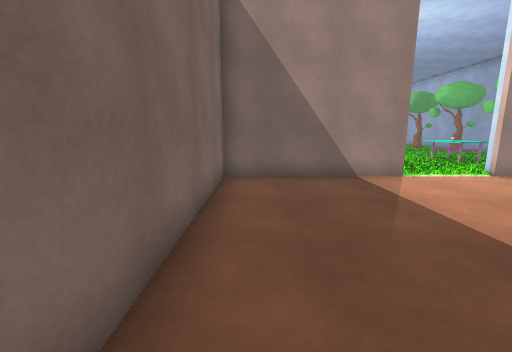
[1] (above)

16 first-person views from a walk through a 3-D level made in the Unity game engine. The camera is 1.4 m above the floor, tilts 10° down and sees 90° across. The floor is counted in squares, 1 m on a side. Each view is taken from the middle of a square. On the plan, view 1 faces up. The plan holds only what a view shows up to about 13 squares ahead; the rest is blank. The place goes on beyond the plan. Some animated figures are not drawn. Some surface patterns are stand-ins.

[2]
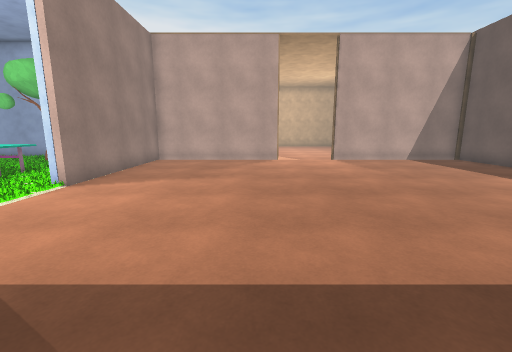

[3]
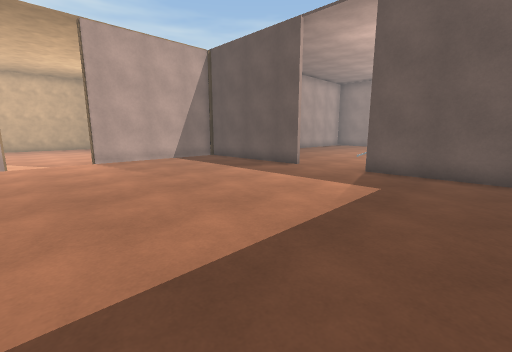

[4]
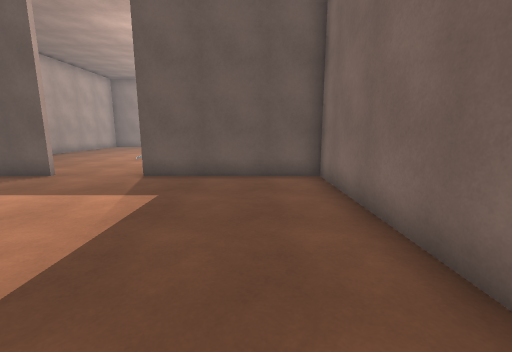

[5]
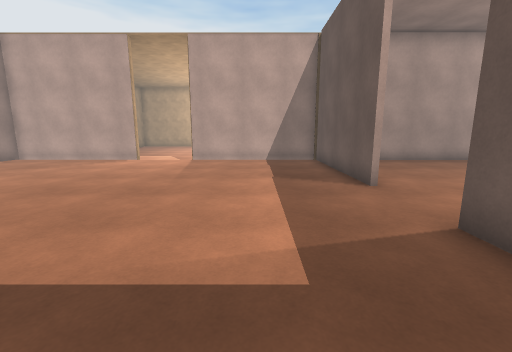

[6]
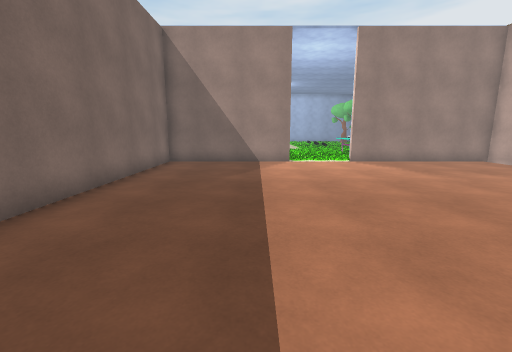

[7]
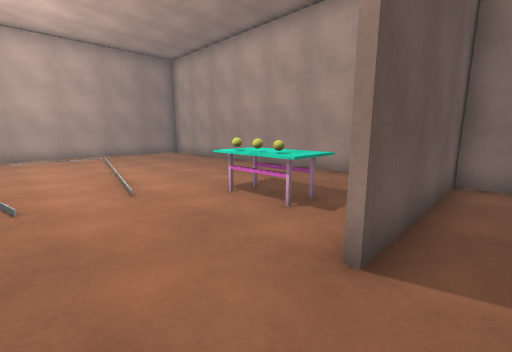

[8]
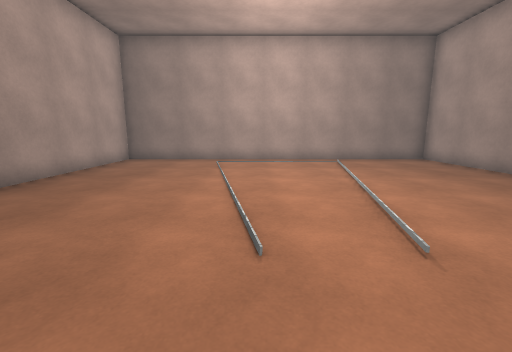

[9]
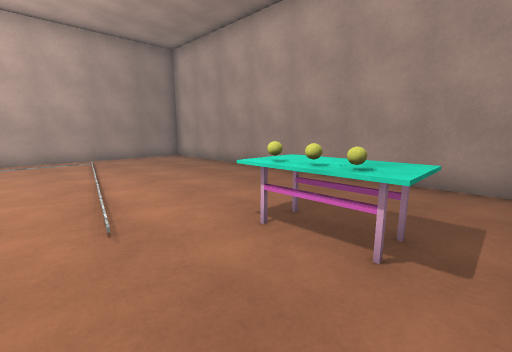

[10]
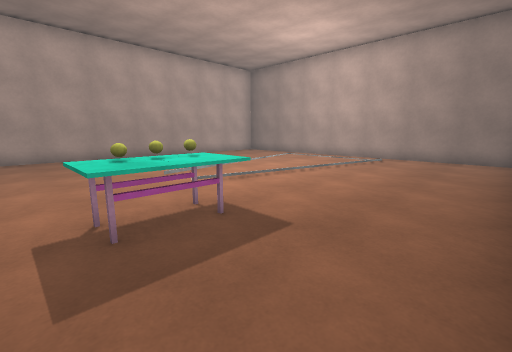

[11]
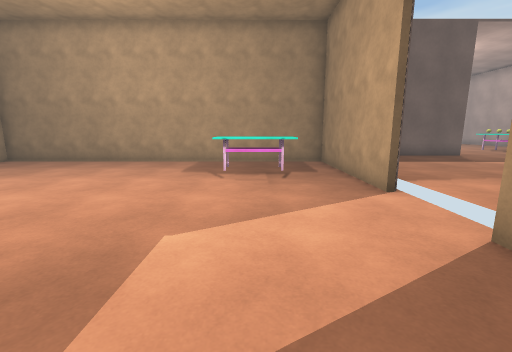

[12]
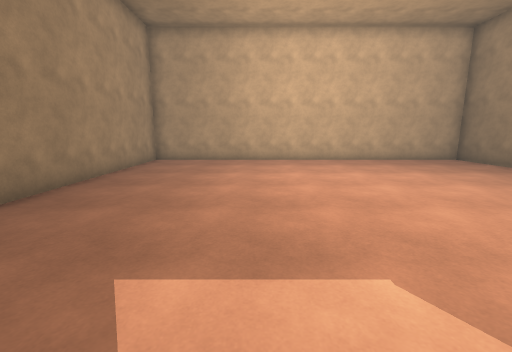

[13]
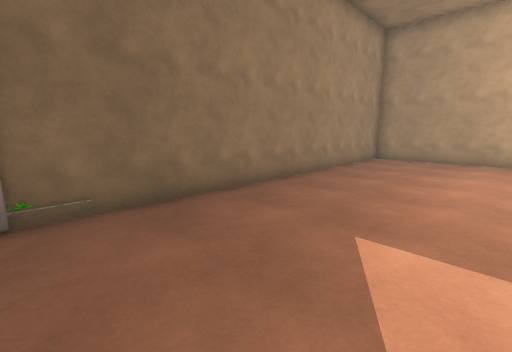

[14]
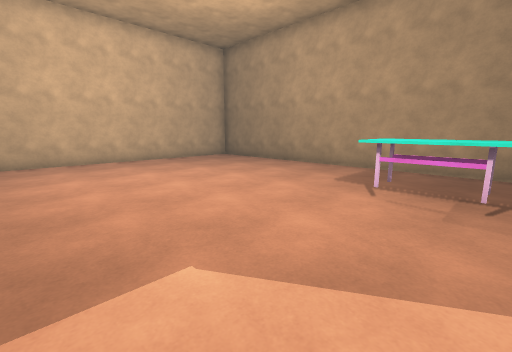

[15]
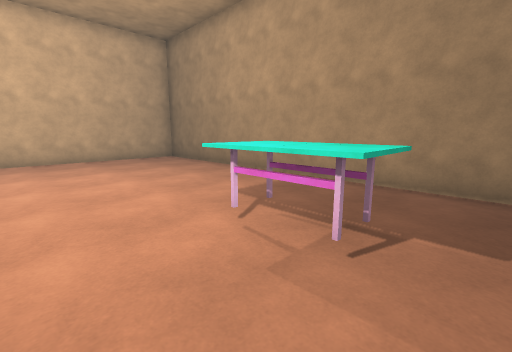

[16]
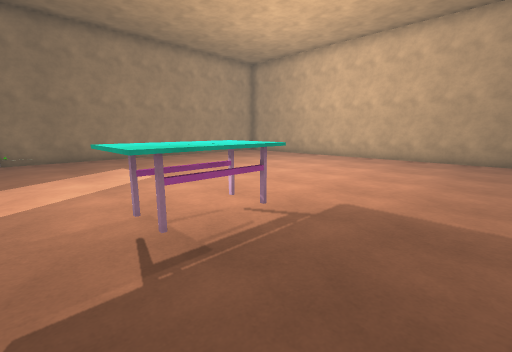

### Floor plan
Key: @ floor where view 1 was taken; # wall or solid block; . main floor; - floor 0.25 m lower than the main floor; / step, stairs or slope; B yellow ball; O other object.
Columns run from 2 left of view 1 to 29 right of it. Each row starts with its distance up from view 1.
 10           OO
  9
  8  ######...######################
  7  #..............#--------------#
  6  #..............#--------------#
  5  #..............#--------------#
  4  #..............#--------------#
  3  #..............#--------------#
  2  #..............#--------------#
  1  #..............---------------#
  0  #@.............---------------#
 -1  #..............#--------------#
 -2  #..............#-OOO----------#
 -3  #..............#-OOO----------#
 -4  #..............#--------------#
 -5  #..............#--------------#
 -6  #..............#--------------#
 -7 #######...######################
 -8 #..............#
 -9 #...OB.........#
-10 #...OB.........#
-11 #...OO.........#
-12 #..............#
-13 #..............#
-14 #..............#
-15 #..............#
-16 #...../........#
-17 #...../........#
-18 #...../........#
-19 #..............#
-20 #..............#
-21 #..............#
-22 ################

Where each view was taken, in squares from view 1:
view 1: 0 up, 0 right, facing up
view 2: 3 up, 1 right, facing right
view 3: 2 up, 1 right, facing down-right
view 4: 1 up, 1 right, facing down
view 5: 4 down, 1 right, facing right
view 6: 4 down, 3 right, facing up
view 7: 6 down, 7 right, facing down-left
view 8: 9 down, 7 right, facing down
view 9: 8 down, 6 right, facing down-left
view 10: 8 down, 1 left, facing down-right
view 11: 5 up, 17 right, facing down
view 12: 3 up, 16 right, facing right
view 13: 3 up, 15 right, facing up-right
view 14: 3 up, 16 right, facing down-right
view 15: 0 up, 15 right, facing down-right
view 16: 6 down, 15 right, facing up-right
